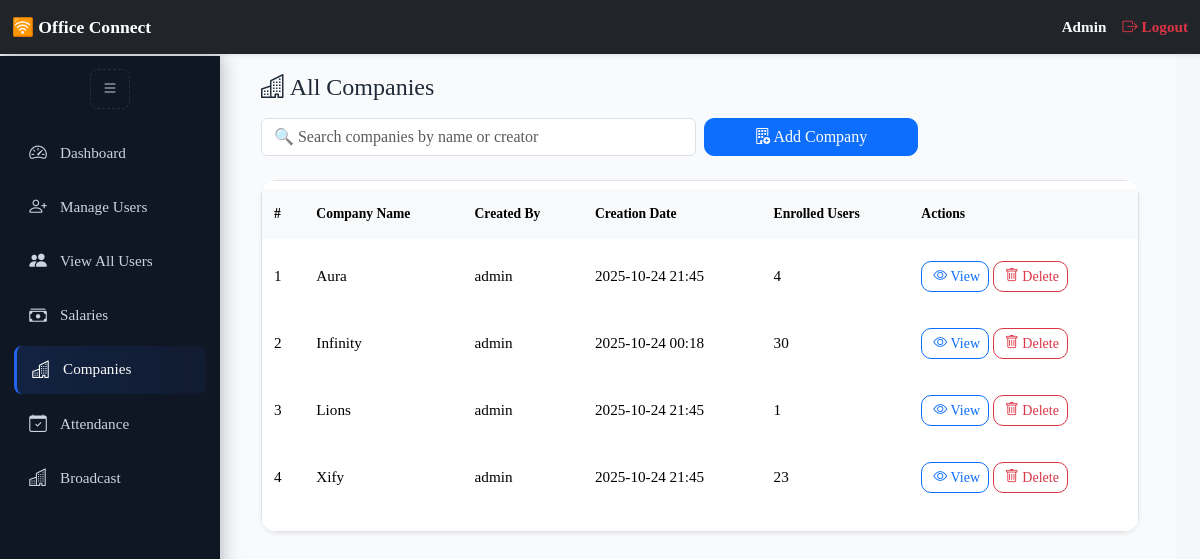
/admin/manage-companies (signed in), run on the app's committed database.
### app/models.py (models this page shows, shortened)
class User(db.Model, UserMixin):
    __tablename__ = 'users'
    id = db.Column(db.Integer, primary_key=True)
    first_name = db.Column(db.String(50), nullable=True)
    last_name = db.Column(db.String(50), nullable=True)
    username = db.Column(db.String(64), unique=True, nullable=False)
    email = db.Column(db.String(120), unique=True)
    password_hash = db.Column(db.String(128), nullable=False)
    shift = db.Column(db.String(20), nullable=True)
    role = db.Column(db.String(20), nullable=False, default='agent')
    cnic = db.Column(db.String(20), nullable=True)
    company_id = db.Column(db.Integer, db.ForeignKey('companies.id'))
    company = db.relationship('Company', back_populates='users')
    salary = db.Column(db.Float, nullable=True, default=0.0)
    is_active_db = db.Column(db.Boolean, default=True)
    created_at = db.Column(db.DateTime, default=datetime.utcnow)
    travel_allowance_eligible = db.Column(db.Boolean, default=False)
    travel_allowance_amount = db.Column(db.Integer, nullable=True)
    father_name = db.Column(db.String(100), nullable=True)
    current_address = db.Column(db.String(255), nullable=True)
    permanent_address = db.Column(db.String(255), nullable=True)
    contact_number = db.Column(db.String(20), nullable=True)
    emergency_contact = db.Column(db.String(20), nullable=True)
    whatsapp_number = db.Column(db.String(20), nullable=True)
    blood_group = db.Column(db.String(10), nullable=True)
    resume_path = db.Column(db.String(255), nullable=True)  # Path to uploaded CV
    profile_picture = db.Column(db.String(255), nullable=True)
    cnic_front = db.Column(db.String(255), nullable=True)
    cnic_back = db.Column(db.String(255), nullable=True)
    guardian_cnic_front = db.Column(db.String(255), nullable=True)
    guardian_cnic_back = db.Column(db.String(255), nullable=True)
    profile_locked = db.Column(db.Boolean, default=False)
    penalties = db.relationship('Penalty', backref='user', foreign_keys='Penalty.user_id', lazy=True)
    marked_penalties = db.relationship('Penalty', backref='marker', foreign_keys='Penalty.marked_by', lazy=True)
    clearances = db.relationship('Clearance', backref='user', foreign_keys='Clearance.user_id', lazy=True)
    marked_clearances = db.relationship('Clearance', backref='marker', foreign_keys='Clearance.marked_by', lazy=True)
    @property
    def is_active(self):
        if self.username.lower() == "admin":
            return True
        return self.is_active_db

class Company(db.Model):
    __tablename__ = 'companies'
    id = db.Column(db.Integer, primary_key=True)
    name = db.Column(db.String(150), unique=True, nullable=False)
    created_by = db.Column(db.String(100), nullable=False)
    created_at = db.Column(db.DateTime, default=datetime.utcnow)
    users = db.relationship('User', back_populates='company', lazy=True)

### app/routes/admin_routes.py (the view)
@admin_bp.route('/manage-companies')
@login_required
def manage_companies():
    if getattr(current_user, "role", None) != "admin":
        flash("Access denied: Admins only.", "danger")
        return redirect(url_for('auth.login'))
    companies = Company.query.order_by(Company.name.asc()).all()
    return render_template('admin/manage_companies.html', companies=companies)

### app/routes/auth_routes.py (called while the page is built)
@login_manager.user_loader
def load_user(user_id):
    return User.query.get(int(user_id))

### app/templates/admin/manage_companies.html (shortened to what this page needs)
{% extends "dashboard_base.html" %}
{% block dashboard_content %}
<div class="container-fluid py-3">
    <div class="d-flex justify-content-between align-items-center mb-3">
        <h4 class="mb-0"><i class="bi bi-buildings"></i> All Companies</h4>
    </div>
    <div class="row g-2 align-items-center mb-4">
        <div class="col-12 col-md-6">
            <input type="text" id="companySearch" class="form-control" placeholder="🔍 Search companies by name or creator">
        </div>
        <div class="col-12 col-md-3 text-md-end">
            <button class="btn btn-primary w-100" data-bs-toggle="modal" data-bs-target="#addCompanyModal">
                <i class="bi bi-building-add"></i> Add Company
            </button>
        </div>
    </div>
    <div class="card shadow-sm">
        <div class="table-responsive">
            <table class="table align-middle">
                <thead class="table-light">
                    <tr>
                        <th>#</th>
                        <th>Company Name</th>
                        <th>Created By</th>
                        <th>Creation Date</th>
                        <th>Enrolled Users</th>
                        <th>Actions</th>
                    </tr>
                </thead>
                <tbody id="companyTableBody">
                    {% for company in companies %}
                    <tr>
                        <td>{{ loop.index }}</td>
                        <td>{{ company.name }}</td>
                        <td>{{ company.created_by }}</td>
                        <td>{{ company.created_at.strftime('%Y-%m-%d %H:%M') }}</td>
                        <td>{{ company.users|length }}</td>
                        <td>
                            <button class="btn btn-sm btn-outline-primary view-users-btn"
                                    data-bs-toggle="modal"
                                    data-bs-target="#viewUsersModal"
                                    data-company-id="{{ company.id }}">
                                <i class="bi bi-eye"></i> View
                            </button>
                            <button class="btn btn-sm btn-outline-danger delete-company-btn"
                                    data-bs-toggle="modal"
                                    data-bs-target="#deleteCompanyModal"
                                    data-company-id="{{ company.id }}">
                                <i class="bi bi-trash"></i> Delete
                            </button>
                        </td>
                    </tr>
                    {% else %}
                    <tr><td colspan="6" class="text-center py-3">No companies found.</td></tr>
                    {% endfor %}
                </tbody>
            </table>
        </div>
    </div>
</div>
{% endblock %}

### app/templates/partials/navbar.html (shortened to what this page needs)
<nav class="navbar navbar-dark bg-dark fixed-top shadow-sm py-2">
  <div class="container-fluid d-flex justify-content-between align-items-center">
    <div class="d-flex align-items-center">
      <a class="navbar-brand fw-semibold" href="/">🛜 Office Connect</a>
    </div>
    <div class="d-flex align-items-center flex-wrap text-end">
      <span class="text-light me-3 fw-semibold">{{ current_user.role|capitalize }}</span>
      <a class="nav-link text-danger fw-semibold d-flex align-items-center" href="{{ url_for('auth.logout') }}">
        <i class="bi bi-box-arrow-right"></i> Logout
      </a>
    </div>
  </div>
</nav>

### app/templates/base.html (style rules this page uses)
html, body { width: 100%; height: 100%; margin: 0; padding: 0; overflow-x: hidden; background-color: #f5f7fb; font-family: 'Times New Roman', Times, serif !important; color: #1f2937; line-height: 1.6; scroll-behavior: smooth; }
:root { --primary: #2563eb; --primary-dark: #1e3a8a; --accent: #16a34a; --card-bg: #ffffff; --muted: #64748b; --shadow-sm: 0 4px 10px rgba(0, 0, 0, 0.05); --shadow-md: 0 8px 20px rgba(0, 0, 0, 0.1); --bubble-hover: 0 8px 20px rgba(37, 99, 235, 0.12); }
.card { border: none; border-radius: 16px; background: var(--card-bg); box-shadow: var(--shadow-sm); transition: transform 0.3s ease, box-shadow 0.3s ease; overflow: hidden; max-width: 100%; }
.table { border-collapse: separate; border-spacing: 0 8px; width: 100%; table-layout: auto; }
.table thead { background: #f1f5f9; color: var(--primary-dark); text-transform: uppercase; font-size: 0.85rem; }
.table tbody tr { background: #fff; border-radius: 10px; transition: transform 0.25s ease, box-shadow 0.25s ease; }
.table th, .table td { vertical-align: middle; padding: 14px 12px; border: none; text-align: center; word-break: break-word; }
.btn { border-radius: 10px; font-family: 'Times New Roman', Times, serif; transition: all 0.25s ease; white-space: nowrap; }
.table-responsive { overflow-x: auto; }
.table td, .table th { white-space: nowrap; vertical-align: middle; }
body { padding-top: 56px; }

### app/templates/partials/navbar.html (style rules this page uses)
.navbar { font-family: 'Times New Roman', Times, serif; transition: all 0.3s ease; z-index: 1050; }
.navbar .navbar-brand { font-size: 1.1rem; white-space: nowrap; }
.navbar .text-light, .navbar .nav-link { font-size: 0.95rem; white-space: nowrap; }
.navbar .nav-link i { margin-right: 4px; }
body { padding-top: 8px; }
.navbar { z-index: 3000 !important; }

### app/templates/dashboard_base.html (style rules this page uses)
:root { --sidebar-bg: #0f1724; --sidebar-hover: #14243a; --accent: #2563eb; --muted: #cbd5e1; --header-h: 56px; --content-bg: #f8fafc; }
body { font-family: 'Times New Roman', Times, serif !important; margin: 0; overflow-x: hidden; }
.table th, .table td { text-align: left; vertical-align: middle; }
.table th { white-space: nowrap; }
.btn-sm i { margin-left: 3px; }
.table-responsive { max-height: 72vh; overflow-y: auto; overflow-x: auto; border-radius: 8px; border: 1px solid #dee2e6; box-shadow: 0 2px 6px rgba(0,0,0,0.05); }
table { width: 100%; border-collapse: collapse; font-size: 0.95rem; text-align: left; background-color: #fff; }
thead th { position: sticky; top: 0; background-color: #212529; color: white; z-index: 10; font-weight: 600; text-transform: capitalize; white-space: nowrap; padding: 10px 12px; }
tbody td { padding: 80px 12px; border-bottom: 1px solid #dee2e6; vertical-align: middle; color: #333; }

### data on the page
User: role "Admin"
Company: name "Aura", created_by "admin", created_at "2025-10-24 21:45", users|length "4"
Company: name "Infinity", created_by "admin", created_at "2025-10-24 00:18", users|length "30"
Company: name "Lions", created_by "admin", created_at "2025-10-24 21:45", users|length "1"
Company: name "Xify", created_by "admin", created_at "2025-10-24 21:45", users|length "23"
